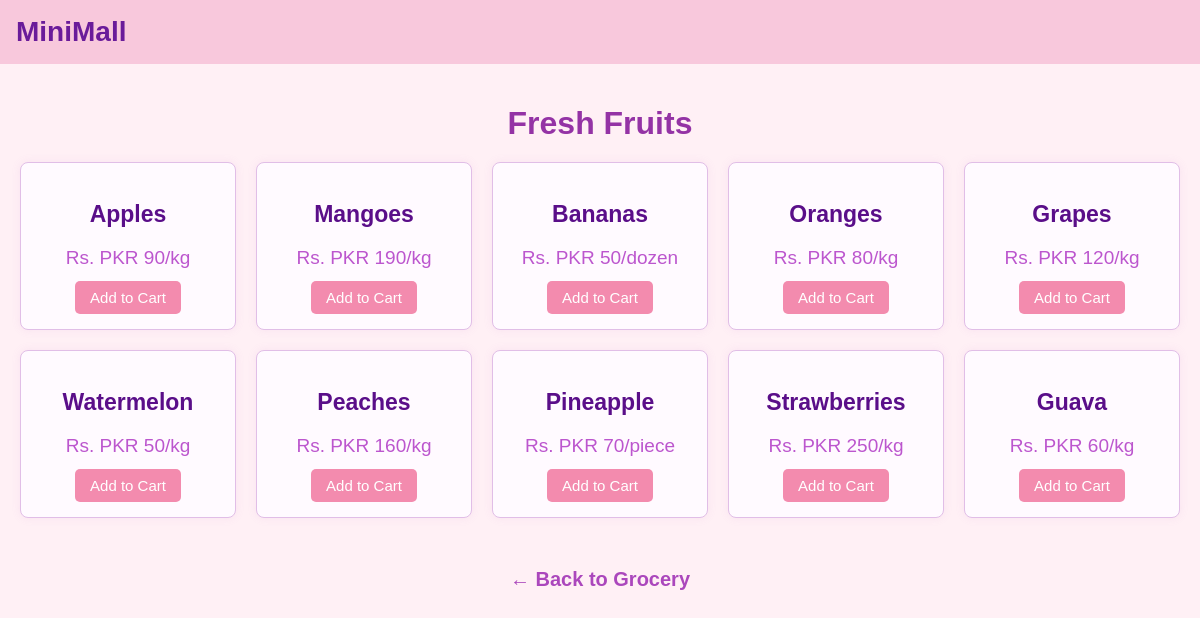
Screenshot of /groceryphp/fruits.php with the database file from the repository.
### tables this page shows
CREATE TABLE CT_01_Subcategory_Items (
    category_id VARCHAR(10),   
    subcategory_id VARCHAR(10),   
    subcategory_name VARCHAR(100),   
    item_id VARCHAR(10),   
    item_name VARCHAR(100),   
    price VARCHAR(50),   
    PRIMARY KEY (category_id, subcategory_id, item_id),   
    FOREIGN KEY (category_id) REFERENCES category(category_id),   
    FOREIGN KEY (subcategory_id) REFERENCES ct_01_food_grocery(subcategory_id)   
);

### groceryphp/fruits.php (the view, shortened to what this page needs)
<?php
$conn = new mysqli("localhost", "root", "", "mall");
$sql = "SELECT item_id, item_name, price FROM ct_01_Subcategory_Items WHERE subcategory_id = 'FG-01'";
$result = $conn->query($sql);
?>
<!DOCTYPE html>
<html lang="en">
<head>
  <link rel="stylesheet" href="items.css">
</head>
<body>
  <header>
    <div class="logo">MiniMall</div>
  </header>
  <div class="container">
    <h1>Fresh Fruits</h1>
    <div class="subcategory-grid">
      <?php while($row = $result->fetch_assoc()): ?>
        <div class="subcategory-card">
          <h3><?= htmlspecialchars($row['item_name']) ?></h3>
          <p>Rs. <?= htmlspecialchars($row['price']) ?></p>
          <form method="POST" action="../add_to_cart.php">
  <button class="add-to-cart" type="submit">Add to Cart</button>
</form>
        </div>
      <?php endwhile; ?>
    </div>
  </div>
  <nav class="back-home">
    <a href="../grocery.php">← Back to Grocery</a>
  </nav>
</body>
</html>

### groceryphp/items.css (style rules this page uses)
body { font-family: sans-serif; background: #fff0f5; margin: 0; padding: 0; }
header { background-color: #f8c8dc; color: #6a1b9a; padding: 1rem; }
.logo { font-size: 28px; font-weight: bold; }
.container { padding: 20px; text-align: center; }
h1 { color: #9433a5; margin-bottom: 20px; }
.subcategory-grid { display: grid; grid-template-columns: repeat(auto-fill, minmax(200px, 1fr)); gap: 20px; margin-top: 20px; }
.subcategory-card { background-color: #fffaff; border: 1px solid #e1bee7; border-radius: 8px; padding: 15px; text-align: center; box-shadow: 0 0 10px rgba(186, 104, 200, 0.1); }
.subcategory-card h3 { font-size: 23px; color: #5a0e89; margin-bottom: 10px; }
.subcategory-card p { font-size: 19px; color: #bc56ce; margin-bottom: 12px; }
.add-to-cart { background-color: #f38bae; color: white; border: none; padding: 8px 15px; border-radius: 5px; cursor: pointer; font-size: 15px; }
.back-home { text-align: center; margin-top: 30px; font-size: 20px; }
.back-home a { text-decoration: none; color: #ab47bc; font-weight: bold; }

### rows the page displays
ct_01_subcategory_items: item_name "Apples", price "PKR 90/kg"
ct_01_subcategory_items: item_name "Mangoes", price "PKR 190/kg"
ct_01_subcategory_items: item_name "Bananas", price "PKR 50/dozen"
ct_01_subcategory_items: item_name "Oranges", price "PKR 80/kg"
ct_01_subcategory_items: item_name "Grapes", price "PKR 120/kg"
ct_01_subcategory_items: item_name "Watermelon", price "PKR 50/kg"
ct_01_subcategory_items: item_name "Peaches", price "PKR 160/kg"
ct_01_subcategory_items: item_name "Pineapple", price "PKR 70/piece"
ct_01_subcategory_items: item_name "Strawberries", price "PKR 250/kg"
ct_01_subcategory_items: item_name "Guava", price "PKR 60/kg"
